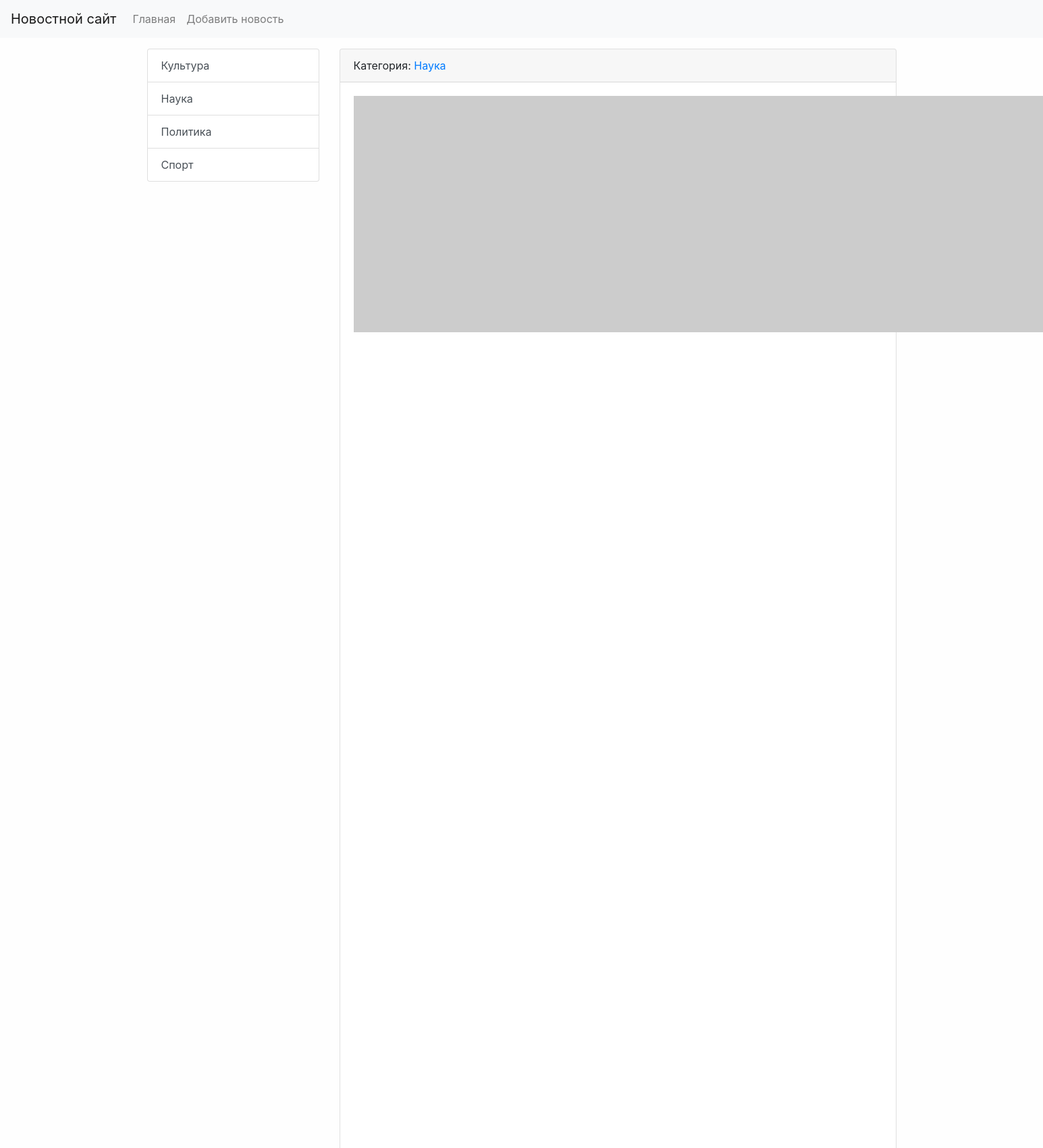
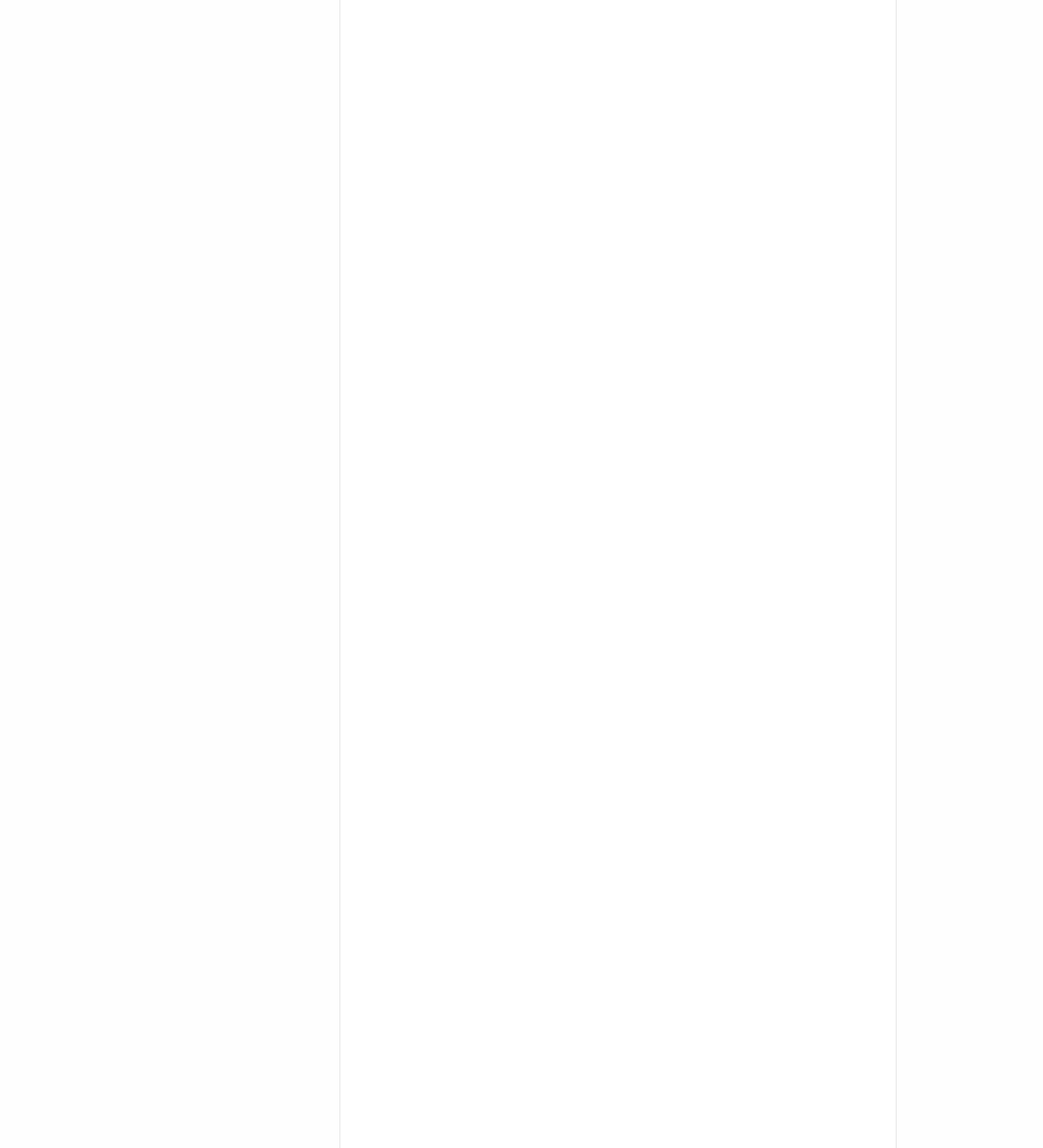
Screenshot of /news/news/3 (upper part) with the database file from the repository (2 pictures, top to bottom).
### news/models.py (models this page shows, shortened)
class Category(models.Model):
    title = models.CharField(max_length=150, db_index=True, verbose_name='Наименование категории')
    def get_absolute_url(self):
        return reverse('category', kwargs={"category_id": self.pk})
    def __str__(self):
        return self.title
    class Meta:
        verbose_name = 'Категория'
        verbose_name_plural = 'Категории'
        ordering = ['title']

class News(models.Model):
    title = models.CharField(max_length=150, verbose_name='Наименование')
    content = models.TextField(blank=True, verbose_name='Контент')
    created_at = models.DateTimeField(auto_now_add=True, verbose_name='Дата публикации')
    updated_at = models.DateTimeField(auto_now=True, verbose_name='Обновлено')
    photo = models.ImageField(upload_to='photos/%Y/%m/%d', verbose_name='Фото', blank=True)
    is_published = models.BooleanField(default=True, verbose_name='Опубликовано')
    category = models.ForeignKey(Category, on_delete=models.PROTECT, null=True, verbose_name='Категория')
    class Meta:
        verbose_name = 'Новость'
        verbose_name_plural = 'Новости'
        ordering = ['-created_at']

### news/views.py (the view)
# urls.py: path('news/<int:news_id>', view_news, name='view_news'),
def view_news(request, news_id):
    news_item = get_object_or_404(News, pk=news_id)
    return render(request, 'news/view_news.html', {"news_item": news_item})

### news/templatetags/news_tags.py (called while the page is built)
@register.inclusion_tag('news/list_categories.html')
def show_categories(arg1='Hello', arg2='world'):
    categories = Category.objects.all()
    return {"categories": categories, "arg1": arg1, "arg2": arg2}

### news/templates/news/view_news.html (shortened to what this page needs)
{% extends 'base.html' %}
{% block sidebar %}
 {% include 'inc/_sidebar.html' %}
{% endblock %}
{% block content %}
<div class="card mb-3">
    <div class="card-header">
        Категория: <a href="{{ news_item.category.get_absolute_url}}">{{ news_item.category }}</a>
    </div>
    <div class="card-body">
        <div class="media">
            {% if item.photo%}
            <img src="{{ new_item.photo.url }}" alt="" width="350" class="mr-3">
            {% else %}
            <img src="https://picsum.photos/id//1060/350/235/?blur=2" alt="" class="mr-3">
            {% endif %}
        </div>
    </div>
</div>
{% endblock %}

### news/templates/news/list_categories.html
<div class="list-group">
    {% for item in categories %}
    <a href="{{ item.get_absolute_url }}" class="list-group-item list-group-item-action">{{ item.title }}</a>
    {% endfor %}
</div>

### ecommerce/static/css/style.css (style rules this page uses)
body { background-color: #fefefe; }

### rows the page displays
Category: title "Культура"
Category: title "Наука"
Category: title "Политика"
Category: title "Спорт"
News: category "Наука"
